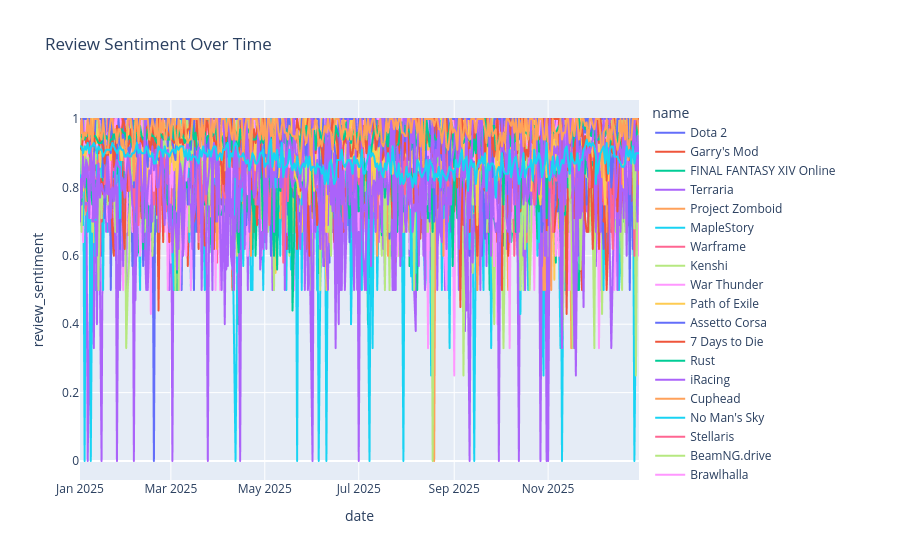

Source (notebook cell):
### Code cell
fig = px.line(panel_data, x='date', y='review_sentiment', color='name', title='Review Sentiment Over Time')
fig.show()
